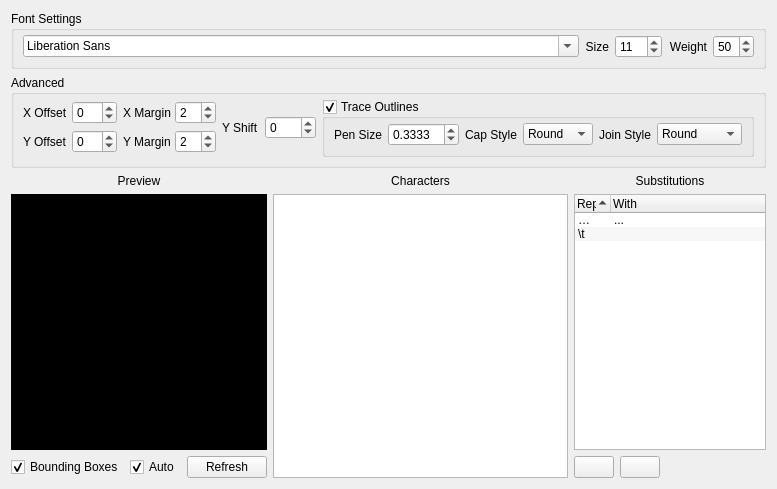
<?xml version="1.0" encoding="UTF-8"?>
<ui version="4.0">
 <class>FontGenWidget</class>
 <widget class="QWidget" name="FontGenWidget">
  <property name="geometry">
   <rect>
    <x>0</x>
    <y>0</y>
    <width>742</width>
    <height>464</height>
   </rect>
  </property>
  <property name="maximumSize">
   <size>
    <width>16777215</width>
    <height>16777215</height>
   </size>
  </property>
  <property name="windowTitle">
   <string>[*]</string>
  </property>
  <layout class="QVBoxLayout" name="verticalLayout">
   <item>
    <widget class="QGroupBox" name="groupBox">
     <property name="title">
      <string>Font Settings</string>
     </property>
     <layout class="QHBoxLayout" name="horizontalLayout_4">
      <property name="topMargin">
       <number>4</number>
      </property>
      <property name="bottomMargin">
       <number>8</number>
      </property>
      <item>
       <widget class="QFontComboBox" name="cboFont">
        <property name="currentFont">
         <font>
          <family>Meiryo UI</family>
         </font>
        </property>
       </widget>
      </item>
      <item>
       <widget class="QLabel" name="label_5">
        <property name="sizePolicy">
         <sizepolicy hsizetype="Maximum" vsizetype="Preferred">
          <horstretch>0</horstretch>
          <verstretch>0</verstretch>
         </sizepolicy>
        </property>
        <property name="text">
         <string>Size</string>
        </property>
        <property name="alignment">
         <set>Qt::AlignRight|Qt::AlignTrailing|Qt::AlignVCenter</set>
        </property>
       </widget>
      </item>
      <item>
       <widget class="QSpinBox" name="spnFontSize">
        <property name="sizePolicy">
         <sizepolicy hsizetype="Maximum" vsizetype="Fixed">
          <horstretch>0</horstretch>
          <verstretch>0</verstretch>
         </sizepolicy>
        </property>
        <property name="minimum">
         <number>1</number>
        </property>
        <property name="maximum">
         <number>128</number>
        </property>
        <property name="value">
         <number>11</number>
        </property>
       </widget>
      </item>
      <item>
       <widget class="QLabel" name="label">
        <property name="sizePolicy">
         <sizepolicy hsizetype="Maximum" vsizetype="Preferred">
          <horstretch>0</horstretch>
          <verstretch>0</verstretch>
         </sizepolicy>
        </property>
        <property name="text">
         <string>Weight</string>
        </property>
        <property name="alignment">
         <set>Qt::AlignRight|Qt::AlignTrailing|Qt::AlignVCenter</set>
        </property>
       </widget>
      </item>
      <item>
       <widget class="QSpinBox" name="spnFontWeight">
        <property name="sizePolicy">
         <sizepolicy hsizetype="Maximum" vsizetype="Fixed">
          <horstretch>0</horstretch>
          <verstretch>0</verstretch>
         </sizepolicy>
        </property>
        <property name="value">
         <number>50</number>
        </property>
       </widget>
      </item>
     </layout>
    </widget>
   </item>
   <item>
    <widget class="QGroupBox" name="groupBox_2">
     <property name="title">
      <string>Advanced</string>
     </property>
     <layout class="QHBoxLayout" name="horizontalLayout">
      <property name="topMargin">
       <number>4</number>
      </property>
      <property name="bottomMargin">
       <number>8</number>
      </property>
      <item>
       <layout class="QVBoxLayout" name="verticalLayout_4">
        <property name="spacing">
         <number>4</number>
        </property>
        <item>
         <layout class="QHBoxLayout" name="horizontalLayout_5">
          <item>
           <widget class="QLabel" name="label_7">
            <property name="text">
             <string>X Offset</string>
            </property>
           </widget>
          </item>
          <item>
           <widget class="QSpinBox" name="spnXOffset">
            <property name="minimum">
             <number>-25</number>
            </property>
            <property name="maximum">
             <number>25</number>
            </property>
           </widget>
          </item>
         </layout>
        </item>
        <item>
         <layout class="QHBoxLayout" name="horizontalLayout_6">
          <item>
           <widget class="QLabel" name="label_8">
            <property name="text">
             <string>Y Offset</string>
            </property>
           </widget>
          </item>
          <item>
           <widget class="QSpinBox" name="spnYOffset">
            <property name="minimum">
             <number>-25</number>
            </property>
            <property name="maximum">
             <number>25</number>
            </property>
            <property name="value">
             <number>0</number>
            </property>
           </widget>
          </item>
         </layout>
        </item>
       </layout>
      </item>
      <item>
       <layout class="QVBoxLayout" name="verticalLayout_5">
        <property name="spacing">
         <number>4</number>
        </property>
        <item>
         <layout class="QHBoxLayout" name="horizontalLayout_7">
          <item>
           <widget class="QLabel" name="label_2">
            <property name="text">
             <string>X Margin</string>
            </property>
           </widget>
          </item>
          <item>
           <widget class="QSpinBox" name="spnXMargin">
            <property name="value">
             <number>2</number>
            </property>
           </widget>
          </item>
         </layout>
        </item>
        <item>
         <layout class="QHBoxLayout" name="horizontalLayout_8">
          <item>
           <widget class="QLabel" name="label_10">
            <property name="text">
             <string>Y Margin</string>
            </property>
           </widget>
          </item>
          <item>
           <widget class="QSpinBox" name="spnYMargin">
            <property name="value">
             <number>2</number>
            </property>
           </widget>
          </item>
         </layout>
        </item>
       </layout>
      </item>
      <item>
       <layout class="QHBoxLayout" name="horizontalLayout_11">
        <item>
         <widget class="QLabel" name="label_12">
          <property name="text">
           <string>Y Shift</string>
          </property>
         </widget>
        </item>
        <item>
         <widget class="QSpinBox" name="spnYShift">
          <property name="minimum">
           <number>-128</number>
          </property>
          <property name="maximum">
           <number>127</number>
          </property>
          <property name="value">
           <number>0</number>
          </property>
         </widget>
        </item>
       </layout>
      </item>
      <item>
       <widget class="QGroupBox" name="chkTrace">
        <property name="title">
         <string>Trace Outlines</string>
        </property>
        <property name="checkable">
         <bool>true</bool>
        </property>
        <property name="checked">
         <bool>true</bool>
        </property>
        <layout class="QHBoxLayout" name="horizontalLayout_13">
         <property name="spacing">
          <number>6</number>
         </property>
         <property name="topMargin">
          <number>4</number>
         </property>
         <property name="bottomMargin">
          <number>8</number>
         </property>
         <item>
          <widget class="QLabel" name="label_6">
           <property name="text">
            <string>Pen Size</string>
           </property>
          </widget>
         </item>
         <item>
          <widget class="QDoubleSpinBox" name="spnPenSize">
           <property name="enabled">
            <bool>true</bool>
           </property>
           <property name="decimals">
            <number>4</number>
           </property>
           <property name="minimum">
            <double>0.000100000000000</double>
           </property>
           <property name="singleStep">
            <double>0.010000000000000</double>
           </property>
           <property name="value">
            <double>0.333300000000000</double>
           </property>
          </widget>
         </item>
         <item>
          <widget class="QLabel" name="label_13">
           <property name="text">
            <string>Cap Style</string>
           </property>
          </widget>
         </item>
         <item>
          <widget class="QComboBox" name="cboPenCap">
           <property name="currentIndex">
            <number>2</number>
           </property>
           <item>
            <property name="text">
             <string>Square</string>
            </property>
           </item>
           <item>
            <property name="text">
             <string>Flat</string>
            </property>
           </item>
           <item>
            <property name="text">
             <string>Round</string>
            </property>
           </item>
          </widget>
         </item>
         <item>
          <widget class="QLabel" name="label_14">
           <property name="text">
            <string>Join Style</string>
           </property>
          </widget>
         </item>
         <item>
          <widget class="QComboBox" name="cboPenJoin">
           <property name="currentIndex">
            <number>2</number>
           </property>
           <item>
            <property name="text">
             <string>Miter</string>
            </property>
           </item>
           <item>
            <property name="text">
             <string>Bevel</string>
            </property>
           </item>
           <item>
            <property name="text">
             <string>Round</string>
            </property>
           </item>
           <item>
            <property name="text">
             <string>SVG Miter</string>
            </property>
           </item>
          </widget>
         </item>
        </layout>
       </widget>
      </item>
      <item>
       <spacer name="horizontalSpacer">
        <property name="orientation">
         <enum>Qt::Horizontal</enum>
        </property>
        <property name="sizeHint" stdset="0">
         <size>
          <width>40</width>
          <height>20</height>
         </size>
        </property>
       </spacer>
      </item>
     </layout>
    </widget>
   </item>
   <item>
    <layout class="QHBoxLayout" name="horizontalLayout_3">
     <item>
      <layout class="QVBoxLayout" name="verticalLayout_2">
       <item>
        <widget class="QLabel" name="label_3">
         <property name="sizePolicy">
          <sizepolicy hsizetype="Preferred" vsizetype="Maximum">
           <horstretch>0</horstretch>
           <verstretch>0</verstretch>
          </sizepolicy>
         </property>
         <property name="text">
          <string>Preview</string>
         </property>
         <property name="alignment">
          <set>Qt::AlignCenter</set>
         </property>
        </widget>
       </item>
       <item>
        <widget class="QLabel" name="lblPreview">
         <property name="sizePolicy">
          <sizepolicy hsizetype="Fixed" vsizetype="MinimumExpanding">
           <horstretch>0</horstretch>
           <verstretch>0</verstretch>
          </sizepolicy>
         </property>
         <property name="minimumSize">
          <size>
           <width>256</width>
           <height>256</height>
          </size>
         </property>
         <property name="maximumSize">
          <size>
           <width>256</width>
           <height>16777215</height>
          </size>
         </property>
         <property name="styleSheet">
          <string notr="true">background-color: black;</string>
         </property>
         <property name="frameShape">
          <enum>QFrame::StyledPanel</enum>
         </property>
         <property name="frameShadow">
          <enum>QFrame::Sunken</enum>
         </property>
         <property name="text">
          <string/>
         </property>
        </widget>
       </item>
       <item>
        <layout class="QHBoxLayout" name="horizontalLayout_2">
         <item>
          <widget class="QCheckBox" name="chkBoundingBoxes">
           <property name="text">
            <string>Bounding Boxes</string>
           </property>
           <property name="checked">
            <bool>true</bool>
           </property>
          </widget>
         </item>
         <item>
          <widget class="QCheckBox" name="chkAutoRefresh">
           <property name="text">
            <string>Auto</string>
           </property>
           <property name="checked">
            <bool>true</bool>
           </property>
          </widget>
         </item>
         <item>
          <widget class="QPushButton" name="btnRefreshPreview">
           <property name="text">
            <string>Refresh</string>
           </property>
          </widget>
         </item>
        </layout>
       </item>
      </layout>
     </item>
     <item>
      <layout class="QVBoxLayout" name="verticalLayout_3">
       <item>
        <widget class="QLabel" name="label_4">
         <property name="text">
          <string>Characters</string>
         </property>
         <property name="alignment">
          <set>Qt::AlignCenter</set>
         </property>
        </widget>
       </item>
       <item>
        <widget class="QTextEdit" name="txtChars">
         <property name="sizePolicy">
          <sizepolicy hsizetype="MinimumExpanding" vsizetype="MinimumExpanding">
           <horstretch>0</horstretch>
           <verstretch>0</verstretch>
          </sizepolicy>
         </property>
         <property name="font">
          <font>
           <family>Meiryo UI</family>
           <pointsize>11</pointsize>
          </font>
         </property>
         <property name="locale">
          <locale language="English" country="UnitedStates"/>
         </property>
        </widget>
       </item>
      </layout>
     </item>
     <item>
      <layout class="QVBoxLayout" name="verticalLayout_7">
       <item>
        <widget class="QLabel" name="label_9">
         <property name="text">
          <string>Substitutions</string>
         </property>
         <property name="alignment">
          <set>Qt::AlignCenter</set>
         </property>
        </widget>
       </item>
       <item>
        <widget class="QTreeWidget" name="treeSubs">
         <property name="sizePolicy">
          <sizepolicy hsizetype="Fixed" vsizetype="MinimumExpanding">
           <horstretch>0</horstretch>
           <verstretch>0</verstretch>
          </sizepolicy>
         </property>
         <property name="maximumSize">
          <size>
           <width>192</width>
           <height>16777215</height>
          </size>
         </property>
         <property name="midLineWidth">
          <number>0</number>
         </property>
         <property name="verticalScrollBarPolicy">
          <enum>Qt::ScrollBarAsNeeded</enum>
         </property>
         <property name="horizontalScrollBarPolicy">
          <enum>Qt::ScrollBarAsNeeded</enum>
         </property>
         <property name="alternatingRowColors">
          <bool>true</bool>
         </property>
         <property name="rootIsDecorated">
          <bool>false</bool>
         </property>
         <property name="uniformRowHeights">
          <bool>true</bool>
         </property>
         <property name="itemsExpandable">
          <bool>false</bool>
         </property>
         <property name="sortingEnabled">
          <bool>true</bool>
         </property>
         <attribute name="headerDefaultSectionSize">
          <number>36</number>
         </attribute>
         <attribute name="headerMinimumSectionSize">
          <number>0</number>
         </attribute>
         <attribute name="headerStretchLastSection">
          <bool>true</bool>
         </attribute>
         <column>
          <property name="text">
           <string>Replace</string>
          </property>
         </column>
         <column>
          <property name="text">
           <string>With</string>
          </property>
         </column>
         <item>
          <property name="text">
           <string>…</string>
          </property>
          <property name="text">
           <string>...</string>
          </property>
         </item>
         <item>
          <property name="text">
           <string>\t</string>
          </property>
          <property name="text">
           <string/>
          </property>
         </item>
        </widget>
       </item>
       <item>
        <layout class="QHBoxLayout" name="horizontalLayout_12">
         <item>
          <widget class="QPushButton" name="btnNewSub">
           <property name="sizePolicy">
            <sizepolicy hsizetype="Maximum" vsizetype="Fixed">
             <horstretch>0</horstretch>
             <verstretch>0</verstretch>
            </sizepolicy>
           </property>
           <property name="text">
            <string/>
           </property>
           <property name="icon">
            <iconset resource="../res/icons.qrc">
             <normaloff>:/new.png</normaloff>:/new.png</iconset>
           </property>
          </widget>
         </item>
         <item>
          <widget class="QPushButton" name="btnDelSub">
           <property name="sizePolicy">
            <sizepolicy hsizetype="Maximum" vsizetype="Fixed">
             <horstretch>0</horstretch>
             <verstretch>0</verstretch>
            </sizepolicy>
           </property>
           <property name="text">
            <string/>
           </property>
           <property name="icon">
            <iconset resource="../res/icons.qrc">
             <normaloff>:/cross.png</normaloff>:/cross.png</iconset>
           </property>
          </widget>
         </item>
         <item>
          <widget class="QLabel" name="label_11">
           <property name="text">
            <string/>
           </property>
          </widget>
         </item>
        </layout>
       </item>
      </layout>
     </item>
    </layout>
   </item>
  </layout>
 </widget>
 <tabstops>
  <tabstop>cboFont</tabstop>
  <tabstop>spnFontSize</tabstop>
  <tabstop>spnFontWeight</tabstop>
  <tabstop>spnXOffset</tabstop>
  <tabstop>spnYOffset</tabstop>
  <tabstop>spnXMargin</tabstop>
  <tabstop>spnYMargin</tabstop>
  <tabstop>spnYShift</tabstop>
  <tabstop>chkBoundingBoxes</tabstop>
  <tabstop>chkAutoRefresh</tabstop>
  <tabstop>btnRefreshPreview</tabstop>
  <tabstop>treeSubs</tabstop>
  <tabstop>btnNewSub</tabstop>
  <tabstop>btnDelSub</tabstop>
  <tabstop>txtChars</tabstop>
 </tabstops>
 <resources>
  <include location="../res/icons.qrc"/>
 </resources>
 <connections>
  <connection>
   <sender>cboFont</sender>
   <signal>currentFontChanged(QFont)</signal>
   <receiver>FontGenWidget</receiver>
   <slot>font_changed()</slot>
   <hints>
    <hint type="sourcelabel">
     <x>98</x>
     <y>35</y>
    </hint>
    <hint type="destinationlabel">
     <x>6</x>
     <y>25</y>
    </hint>
   </hints>
  </connection>
  <connection>
   <sender>spnFontSize</sender>
   <signal>valueChanged(int)</signal>
   <receiver>FontGenWidget</receiver>
   <slot>font_changed()</slot>
   <hints>
    <hint type="sourcelabel">
     <x>607</x>
     <y>33</y>
    </hint>
    <hint type="destinationlabel">
     <x>331</x>
     <y>59</y>
    </hint>
   </hints>
  </connection>
  <connection>
   <sender>spnFontWeight</sender>
   <signal>valueChanged(int)</signal>
   <receiver>FontGenWidget</receiver>
   <slot>font_changed()</slot>
   <hints>
    <hint type="sourcelabel">
     <x>695</x>
     <y>35</y>
    </hint>
    <hint type="destinationlabel">
     <x>432</x>
     <y>59</y>
    </hint>
   </hints>
  </connection>
  <connection>
   <sender>spnXOffset</sender>
   <signal>valueChanged(int)</signal>
   <receiver>FontGenWidget</receiver>
   <slot>adv_changed()</slot>
   <hints>
    <hint type="sourcelabel">
     <x>80</x>
     <y>94</y>
    </hint>
    <hint type="destinationlabel">
     <x>5</x>
     <y>93</y>
    </hint>
   </hints>
  </connection>
  <connection>
   <sender>spnYOffset</sender>
   <signal>valueChanged(int)</signal>
   <receiver>FontGenWidget</receiver>
   <slot>adv_changed()</slot>
   <hints>
    <hint type="sourcelabel">
     <x>87</x>
     <y>113</y>
    </hint>
    <hint type="destinationlabel">
     <x>218</x>
     <y>111</y>
    </hint>
   </hints>
  </connection>
  <connection>
   <sender>btnRefreshPreview</sender>
   <signal>clicked()</signal>
   <receiver>FontGenWidget</receiver>
   <slot>update_preview()</slot>
   <hints>
    <hint type="sourcelabel">
     <x>198</x>
     <y>438</y>
    </hint>
    <hint type="destinationlabel">
     <x>304</x>
     <y>427</y>
    </hint>
   </hints>
  </connection>
  <connection>
   <sender>spnXMargin</sender>
   <signal>valueChanged(int)</signal>
   <receiver>FontGenWidget</receiver>
   <slot>adv_changed()</slot>
   <hints>
    <hint type="sourcelabel">
     <x>181</x>
     <y>90</y>
    </hint>
    <hint type="destinationlabel">
     <x>218</x>
     <y>57</y>
    </hint>
   </hints>
  </connection>
  <connection>
   <sender>spnYMargin</sender>
   <signal>valueChanged(int)</signal>
   <receiver>FontGenWidget</receiver>
   <slot>adv_changed()</slot>
   <hints>
    <hint type="sourcelabel">
     <x>183</x>
     <y>119</y>
    </hint>
    <hint type="destinationlabel">
     <x>537</x>
     <y>76</y>
    </hint>
   </hints>
  </connection>
  <connection>
   <sender>spnYShift</sender>
   <signal>valueChanged(int)</signal>
   <receiver>FontGenWidget</receiver>
   <slot>adv_changed()</slot>
   <hints>
    <hint type="sourcelabel">
     <x>261</x>
     <y>107</y>
    </hint>
    <hint type="destinationlabel">
     <x>506</x>
     <y>142</y>
    </hint>
   </hints>
  </connection>
  <connection>
   <sender>chkBoundingBoxes</sender>
   <signal>stateChanged(int)</signal>
   <receiver>FontGenWidget</receiver>
   <slot>auto_update()</slot>
   <hints>
    <hint type="sourcelabel">
     <x>59</x>
     <y>442</y>
    </hint>
    <hint type="destinationlabel">
     <x>2</x>
     <y>432</y>
    </hint>
   </hints>
  </connection>
  <connection>
   <sender>spnPenSize</sender>
   <signal>valueChanged(double)</signal>
   <receiver>FontGenWidget</receiver>
   <slot>adv_changed()</slot>
   <hints>
    <hint type="sourcelabel">
     <x>420</x>
     <y>118</y>
    </hint>
    <hint type="destinationlabel">
     <x>536</x>
     <y>35</y>
    </hint>
   </hints>
  </connection>
  <connection>
   <sender>btnNewSub</sender>
   <signal>clicked()</signal>
   <receiver>FontGenWidget</receiver>
   <slot>add_sub()</slot>
   <hints>
    <hint type="sourcelabel">
     <x>560</x>
     <y>435</y>
    </hint>
    <hint type="destinationlabel">
     <x>671</x>
     <y>438</y>
    </hint>
   </hints>
  </connection>
  <connection>
   <sender>btnDelSub</sender>
   <signal>clicked()</signal>
   <receiver>FontGenWidget</receiver>
   <slot>del_sub()</slot>
   <hints>
    <hint type="sourcelabel">
     <x>589</x>
     <y>440</y>
    </hint>
    <hint type="destinationlabel">
     <x>676</x>
     <y>427</y>
    </hint>
   </hints>
  </connection>
  <connection>
   <sender>treeSubs</sender>
   <signal>itemChanged(QTreeWidgetItem*,int)</signal>
   <receiver>FontGenWidget</receiver>
   <slot>sub_changed(QTreeWidgetItem*,int)</slot>
   <hints>
    <hint type="sourcelabel">
     <x>592</x>
     <y>275</y>
    </hint>
    <hint type="destinationlabel">
     <x>738</x>
     <y>151</y>
    </hint>
   </hints>
  </connection>
  <connection>
   <sender>txtChars</sender>
   <signal>textChanged()</signal>
   <receiver>FontGenWidget</receiver>
   <slot>chars_changed()</slot>
   <hints>
    <hint type="sourcelabel">
     <x>467</x>
     <y>250</y>
    </hint>
    <hint type="destinationlabel">
     <x>742</x>
     <y>194</y>
    </hint>
   </hints>
  </connection>
  <connection>
   <sender>cboPenCap</sender>
   <signal>currentIndexChanged(int)</signal>
   <receiver>FontGenWidget</receiver>
   <slot>adv_changed()</slot>
   <hints>
    <hint type="sourcelabel">
     <x>506</x>
     <y>110</y>
    </hint>
    <hint type="destinationlabel">
     <x>709</x>
     <y>61</y>
    </hint>
   </hints>
  </connection>
  <connection>
   <sender>cboPenJoin</sender>
   <signal>currentIndexChanged(int)</signal>
   <receiver>FontGenWidget</receiver>
   <slot>adv_changed()</slot>
   <hints>
    <hint type="sourcelabel">
     <x>637</x>
     <y>109</y>
    </hint>
    <hint type="destinationlabel">
     <x>738</x>
     <y>80</y>
    </hint>
   </hints>
  </connection>
  <connection>
   <sender>chkTrace</sender>
   <signal>toggled(bool)</signal>
   <receiver>FontGenWidget</receiver>
   <slot>adv_changed()</slot>
   <hints>
    <hint type="sourcelabel">
     <x>347</x>
     <y>86</y>
    </hint>
    <hint type="destinationlabel">
     <x>737</x>
     <y>113</y>
    </hint>
   </hints>
  </connection>
 </connections>
 <slots>
  <slot>font_changed()</slot>
  <slot>adv_changed()</slot>
  <slot>update_preview()</slot>
  <slot>chars_changed()</slot>
  <slot>auto_update()</slot>
  <slot>add_sub()</slot>
  <slot>del_sub()</slot>
  <slot>sub_changed(QTreeWidgetItem*,int)</slot>
 </slots>
</ui>
